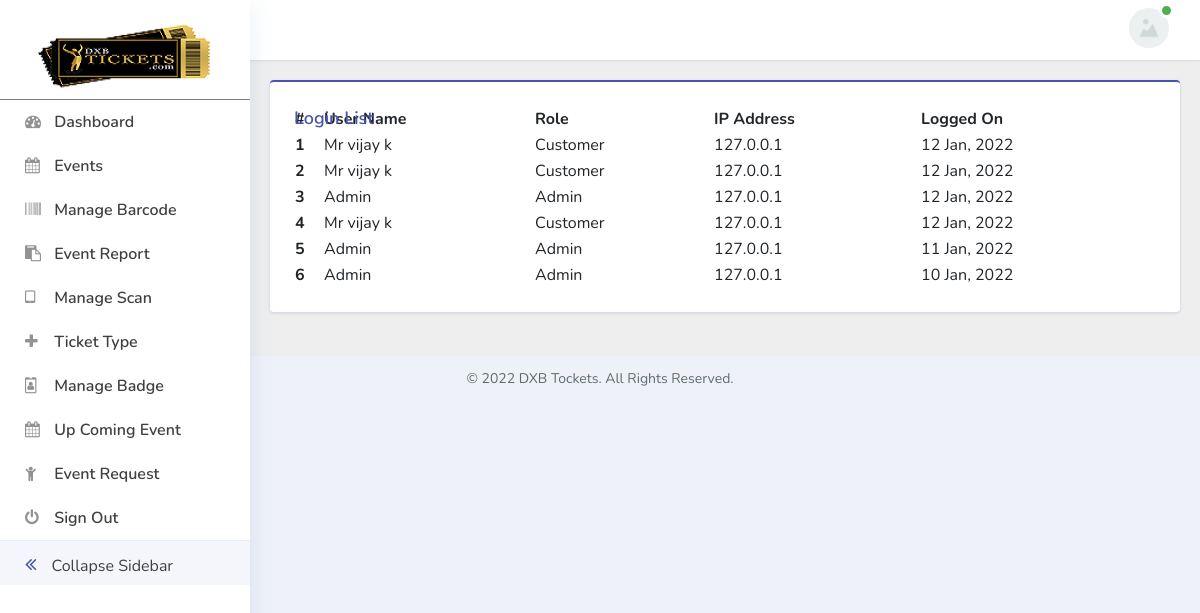
Before: /admin/login-list.php (signed in) with the older database file.
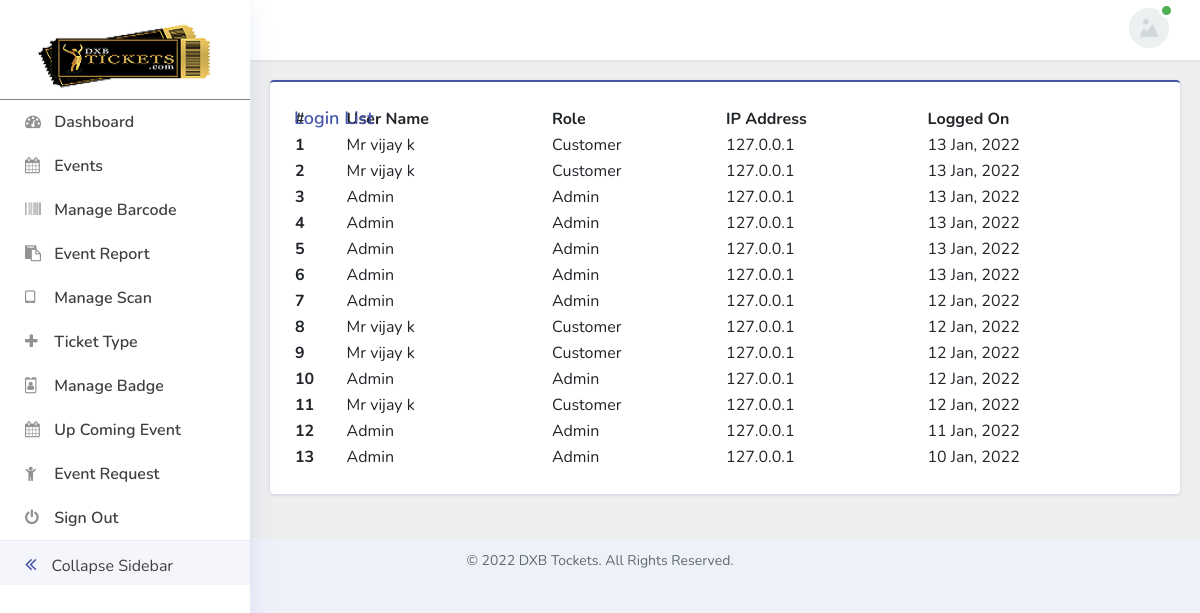
After: the same page with the newer database file.
### tables this page shows
CREATE TABLE IF NOT EXISTS `log_master` (
  `LO_id` int(100) NOT NULL AUTO_INCREMENT,
  `UserId` int(100) DEFAULT NULL,
  `UserRole` varchar(50) DEFAULT NULL,
  `IPAddress` varchar(50) DEFAULT NULL,
  `CreateDate` datetime DEFAULT NULL,
  PRIMARY KEY (`LO_id`)
);

CREATE TABLE IF NOT EXISTS `customer_master` (
  `CM_Id` int(100) NOT NULL AUTO_INCREMENT,
  `Saluation` varchar(10) DEFAULT NULL,
  `FirstName` varchar(50) DEFAULT NULL,
  `LastName` varchar(50) DEFAULT NULL,
  `CustomerEmail` varchar(100) DEFAULT NULL,
  `CustomerPhone` varchar(12) DEFAULT NULL,
  `Nationality` varchar(10) DEFAULT NULL,
  `DateOfBirth` date DEFAULT NULL,
  `AreaCode` varchar(12) DEFAULT NULL,
  `InternationalCode` varchar(12) DEFAULT NULL,
  `AddressLine1` varchar(250) DEFAULT NULL,
  `AddressLine2` varchar(250) DEFAULT NULL,
  `CustomerCity` varchar(50) DEFAULT NULL,
  `CustomerState` varchar(50) DEFAULT NULL,
  `CustomerCountry` varchar(10) DEFAULT NULL,
  `CustomerStatus` tinyint(1) DEFAULT NULL,
  `DateCreate` datetime DEFAULT NULL,
  `CustomerId` varchar(50) DEFAULT NULL,
  `AccountNo` varchar(50) DEFAULT NULL,
  PRIMARY KEY (`CM_Id`),
  UNIQUE KEY `CustomerEmail` (`CustomerEmail`)
);

CREATE TABLE IF NOT EXISTS `admin_master` (
  `AM_Id` int(100) NOT NULL AUTO_INCREMENT,
  `FullName` varchar(100) DEFAULT NULL,
  `AdminEmail` varchar(100) DEFAULT NULL,
  `AdminStatus` tinyint(1) DEFAULT NULL,
  `DateCreate` datetime DEFAULT NULL,
  `AdminPhone` varchar(25) DEFAULT NULL,
  `Address` text,
  `ProfileImage` varchar(250) DEFAULT NULL,
  PRIMARY KEY (`AM_Id`),
  UNIQUE KEY `AdminEmail` (`AdminEmail`)
);

### admin/login-list.php (the view, shortened to what this page needs)
<?php
    require_once '../config/connection.php';
    require_once './pages/link.php';
    require_once './pages/sidebar.php';
    require_once './pages/header.php';
?>
<div class="main-content">
    <div class="container-fluid content-top-gap">
        <div class="data-tables">
            <div class="row">
                <div class="col-lg-12 mb-4">
                    <div class="card card_border p-4 border-primary-top">
                        <h3 class="card__title position-absolute">Login List</h3>
                        <div class="table-responsive">
                            <table id="meastroTable" class="display" style="width:100%">
                                <thead>
                                    <tr>
                                        <th>#</th>
                                        <th>User Name</th>
                                        <th>Role</th>
                                        <th>IP Address</th>
                                        <th>Logged On</th>
                                    </tr>
                                </thead>
                                <tbody>
                                    <?php
                                        $resd6 = mysqli_query($conn, "SELECT * FROM log_master ORDER BY LO_id DESC");
                                        if (mysqli_num_rows($resd6) > 0) {
                                            $count = 1;
                                            while($rowd6 = mysqli_fetch_assoc($resd6)) {
                                                echo "<tr>";
                                                echo "<th>".$count."</th>";
                                                if ($rowd6['UserRole'] == 'Admin') {
                                                    $resUser = mysqli_query($conn, "SELECT FullName FROM admin_master WHERE AM_Id = '$rowd6[UserId]'");
                                                    if (mysqli_num_rows($resUser) > 0) {
                                                        $resUser = mysqli_fetch_assoc($resUser);
                                                        echo "<td>".$resUser['FullName']."</td>";
                                                    } else {
                                                        echo "<td></td>";
                                                    }
                                                } else if ($rowd6['UserRole'] == 'Customer') {
                                                    $resUser = mysqli_query($conn, "SELECT Saluation, FirstName, LastName FROM customer_master WHERE CM_Id = '$rowd6[UserId]'");
                                                    if (mysqli_num_rows($resUser) > 0) {
                                                        $resUser = mysqli_fetch_assoc($resUser);
                                                        echo "<td>".$resUser['Saluation']." ".$resUser['FirstName']." ".$resUser['LastName']."</td>";
                                                    } else {
                                                        echo "<td></td>";
                                                    }
                                                }
                                                echo "<td>".$rowd6['UserRole']."</td>";
                                                echo "<td>".$rowd6['IPAddress']."</td>";
                                                echo "<td>".date_format(date_create($rowd6['CreateDate']), 'd M, Y') . "</td>";
                                                echo "</tr>";
                                                $count++;
                                            }
                                        }
                                    ?>
                                </tbody>
                            </table>
                        </div>
                    </div>
                </div>
            </div>
        </div>
    </div>
</div>
<?php
    require_once './pages/footer.php';
?>

### admin/pages/link.php (shortened to what this page needs)
<!doctype html>
<html lang="en">
<head>
    <link rel="stylesheet" href="assets/css/style-liberty.css">
</head>
<body class="noscroll">
        <section>

### admin/pages/sidebar.php (shortened to what this page needs)
<div class="sidebar-menu sticky-sidebar-menu">
    <div class="logo">
        <a href="index.php">
            <img src="assets/images/logo_image.png" alt="Meastro Events" title="Meastro Events" class="img-fluid"/>
        </a>
    </div>
    <div class="sidebar-menu-inner">
    <ul class="nav nav-pills nav-stacked custom-nav">
        <li class="<?php if ($_SERVER['REQUEST_URI'] == '/staff/home.php'){ echo 'active'; }?>"><a href="index.php" ><i class="fa fa-tachometer"></i><span> Dashboard</span></a></li>
        <li class="menu-list <?php if ($_SERVER['REQUEST_URI'] == '/staff/add-event.php' || $_SERVER['REQUEST_URI'] == '/staff/events.php' || $_SERVER['REQUEST_URI'] == '/staff/ticket-allocation.php'){ echo 'active'; }?>">
            <a href="#"><i class="fa fa-calendar"></i>
                <span>Events <i class="lnr lnr-chevron-right"></i></span>
            </a>
        </li>
        <li class="<?php if ($_SERVER['REQUEST_URI'] == '/staff/view-barcode.php'){ echo 'active'; }?>"><a href="./view-barcode.php"><i class="fa fa-barcode"></i> <span>Manage Barcode</span></a></li>
        <li class="menu-list <?php if ($_SERVER['REQUEST_URI'] == '/staff/before-event.php' || $_SERVER['REQUEST_URI'] == '/staff/after-event.php' || $_SERVER['REQUEST_URI'] == '/staff/event-report.php'){ echo 'active'; }?>">
            <a href="#"><i class="fa fa-clipboard"></i>
                <span>Event Report <i class="lnr lnr-chevron-right"></i></span>
            </a>
        </li>
        <li class="<?php if ($_SERVER['REQUEST_URI'] == '/staff/barcode.php'){ echo 'active'; }?>"><a href="./barcode.php"><i class="fa fa-tablet"></i> <span>Manage Scan</span></a></li>
        <li class="menu-list <?php if ($_SERVER['REQUEST_URI'] == '/staff/add-ticket.php' || $_SERVER['REQUEST_URI'] == '/staff/manage-ticket.php'){ echo 'active'; }?>">
            <a href="#"><i class="fa fa-plus"></i>
                <span>Ticket Type <i class="lnr lnr-chevron-right"></i></span>
            </a>
        </li>
        <li class="<?php if ($_SERVER['REQUEST_URI'] == '/staff/badge.php'){ echo 'active'; }?>"><a href="./badge.php"><i class="fa fa-id-badge"></i> <span>Manage Badge</span></a></li>
        <li class="menu-list <?php if ($_SERVER['REQUEST_URI'] == '/staff/add-upcoming.php' || $_SERVER['REQUEST_URI'] == '/staff/manage-upcoming.php'){ echo 'active'; }?>">
            <a href="#"><i class="fa fa-calendar"></i>
                <span>Up Coming Event <i class="lnr lnr-chevron-right"></i></span>
            </a>
        </li>
        <li class="<?php if ($_SERVER['REQUEST_URI'] == '/staff/manage-event-form.php'){ echo 'active'; }?>"><a href="./manage-event-form.php"><i class="fa fa-child"></i> <span>Event Request</span></a></li>
        <li><a href="./pages/logout.php"><i class="fa fa-power-off"></i> <span>Sign Out</span></a></li>
    </ul>
    <a class="toggle-btn fixed">
        <i class="fa fa-angle-double-left menu-collapsed__left"><span>Collapse Sidebar</span></i>
    </a>
    </div>
</div>

### admin/pages/header.php (shortened to what this page needs)
<?php
  $profileImage = "assets/images/profileimg.jpg";
?>
<div class="header sticky-header">
    <div class="menu-right">
      <div class="navbar user-panel-top">
        <div class="user-dropdown-details d-flex">
          <div class="profile_details">
            <ul>
              <li class="dropdown profile_details_drop">
                <a href="#" class="dropdown-toggle" data-toggle="dropdown" id="dropdownMenu3" aria-haspopup="true"
                  aria-expanded="false">
                  <div class="profile_img">
                    <img src="<?php echo $profileImage;?>" class='rounded-circle' alt='Profile Image' />
                    <div class="user-active">
                      <span></span>
                    </div>
                  </div>
                </a>
              </li>
            </ul>
          </div>
        </div>
      </div>
    </div>
  </div>

### admin/pages/footer.php (shortened to what this page needs)
    </section>
    <footer class="dashboard">
        <p>&copy 2022 DXB Tockets. All Rights Reserved.</p>
    </footer>
</body>
</html>

Changed rows visible on the page:
added log_master: customer_master.Saluation "Mr", customer_master.FirstName "vijay", customer_master.LastName "k", UserRole "Customer", IPAddress "127.0.0.1", CreateDate "13 Jan, 2022"
added log_master: customer_master.Saluation "Mr", customer_master.FirstName "vijay", customer_master.LastName "k", UserRole "Customer", IPAddress "127.0.0.1", CreateDate "13 Jan, 2022"
added log_master: admin_master.FullName "Admin", UserRole "Admin", IPAddress "127.0.0.1", CreateDate "13 Jan, 2022"
added log_master: admin_master.FullName "Admin", UserRole "Admin", IPAddress "127.0.0.1", CreateDate "13 Jan, 2022"
added log_master: admin_master.FullName "Admin", UserRole "Admin", IPAddress "127.0.0.1", CreateDate "13 Jan, 2022"
added log_master: admin_master.FullName "Admin", UserRole "Admin", IPAddress "127.0.0.1", CreateDate "13 Jan, 2022"
added log_master: admin_master.FullName "Admin", UserRole "Admin", IPAddress "127.0.0.1", CreateDate "12 Jan, 2022"
